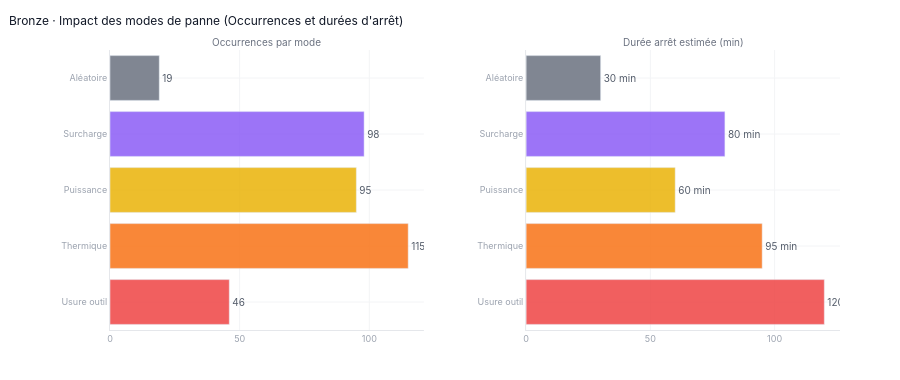

This figure's notebook cell:
### Code cell
# ── Plot 7 : Impact des modes de panne ───────────────────────
print("\n── Plot 7 : Impact des modes de panne — Occurrences et durées ──")

modes_labels = ['Usure outil', 'Thermique', 'Puissance', 'Surcharge', 'Aléatoire']
modes_cols   = ['TWF', 'HDF', 'PWF', 'OSF', 'RNF']
occurrences  = [int(df[m].sum()) for m in modes_cols]
durees_moy   = [120, 95, 60, 80, 30]
couleurs     = ['#ef4444','#f97316','#eab308','#8b5cf6','#6b7280']

fig7 = make_subplots(
    rows=1, cols=2,
    subplot_titles=['Occurrences par mode', 'Durée arrêt estimée (min)'],
    horizontal_spacing=0.14
)

for i, (label, occ, duree, color) in enumerate(
        zip(modes_labels, occurrences, durees_moy, couleurs)):
    fig7.add_trace(go.Bar(
        y=[label], x=[occ], orientation='h',
        marker_color=color, opacity=0.85,
        text=[str(occ)], textposition='outside',
        textfont=dict(size=10),
        name=label, showlegend=False,
        hovertemplate=f'<b>{label}</b><br>Occurrences : {occ}<extra></extra>'
    ), row=1, col=1)

    fig7.add_trace(go.Bar(
        y=[label], x=[duree], orientation='h',
        marker_color=color, opacity=0.85,
        text=[f'{duree} min'], textposition='outside',
        textfont=dict(size=10),
        name=label, showlegend=False,
        hovertemplate=f'<b>{label}</b><br>Durée : {duree} min<extra></extra>'
    ), row=1, col=2)

fig7.update_layout(
    **LAYOUT,
    title=dict(text='Bronze · Impact des modes de panne (Occurrences et durées d\'arrêt)',
               font=dict(size=12, color='#111827'), x=0.01),
    height=380,
    margin=dict(l=110, r=60, t=50, b=50),
    barmode='group'
)
fig7.update_xaxes(gridcolor='#f3f4f6', linecolor='#e5e7eb',
                  tickfont=dict(size=9, color='#9ca3af'))
fig7.update_yaxes(gridcolor='#f3f4f6', linecolor='#e5e7eb',
                  tickfont=dict(size=9, color='#9ca3af'))
for ann in fig7.layout.annotations:
    ann.font.update(size=10, color='#6b7280')

fig7.show()
save_fig(fig7, 'plot7_failure_impact')

### Figure 1 — Plotly figure (JSON) as saved in the notebook; plotly's stock layout.template omitted (floating-point values rounded to 4 significant figures)
{"data": [{"hovertemplate": "<b>Usure outil</b><br>Occurrences : 46<extra></extra>", "marker": {"color": "#ef4444"}, "name": "Usure outil", "opacity": 0.85, "orientation": "h", "showlegend": false, "text": ["46"], "textfont": {"size": 10}, "textposition": "outside", "type": "bar", "x": [46], "xaxis": "x", "y": ["Usure outil"], "yaxis": "y"}, {"hovertemplate": "<b>Usure outil</b><br>Durée : 120 min<extra></extra>", "marker": {"color": "#ef4444"}, "name": "Usure outil", "opacity": 0.85, "orientation": "h", "showlegend": false, "text": ["120 min"], "textfont": {"size": 10}, "textposition": "outside", "type": "bar", "x": [120], "xaxis": "x2", "y": ["Usure outil"], "yaxis": "y2"}, {"hovertemplate": "<b>Thermique</b><br>Occurrences : 115<extra></extra>", "marker": {"color": "#f97316"}, "name": "Thermique", "opacity": 0.85, "orientation": "h", "showlegend": false, "text": ["115"], "textfont": {"size": 10}, "textposition": "outside", "type": "bar", "x": [115], "xaxis": "x", "y": ["Thermique"], "yaxis": "y"}, {"hovertemplate": "<b>Thermique</b><br>Durée : 95 min<extra></extra>", "marker": {"color": "#f97316"}, "name": "Thermique", "opacity": 0.85, "orientation": "h", "showlegend": false, "text": ["95 min"], "textfont": {"size": 10}, "textposition": "outside", "type": "bar", "x": [95], "xaxis": "x2", "y": ["Thermique"], "yaxis": "y2"}, {"hovertemplate": "<b>Puissance</b><br>Occurrences : 95<extra></extra>", "marker": {"color": "#eab308"}, "name": "Puissance", "opacity": 0.85, "orientation": "h", "showlegend": false, "text": ["95"], "textfont": {"size": 10}, "textposition": "outside", "type": "bar", "x": [95], "xaxis": "x", "y": ["Puissance"], "yaxis": "y"}, {"hovertemplate": "<b>Puissance</b><br>Durée : 60 min<extra></extra>", "marker": {"color": "#eab308"}, "name": "Puissance", "opacity": 0.85, "orientation": "h", "showlegend": false, "text": ["60 min"], "textfont": {"size": 10}, "textposition": "outside", "type": "bar", "x": [60], "xaxis": "x2", "y": ["Puissance"], "yaxis": "y2"}, {"hovertemplate": "<b>Surcharge</b><br>Occurrences : 98<extra></extra>", "marker": {"color": "#8b5cf6"}, "name": "Surcharge", "opacity": 0.85, "orientation": "h", "showlegend": false, "text": ["98"], "textfont": {"size": 10}, "textposition": "outside", "type": "bar", "x": [98], "xaxis": "x", "y": ["Surcharge"], "yaxis": "y"}, {"hovertemplate": "<b>Surcharge</b><br>Durée : 80 min<extra></extra>", "marker": {"color": "#8b5cf6"}, "name": "Surcharge", "opacity": 0.85, "orientation": "h", "showlegend": false, "text": ["80 min"], "textfont": {"size": 10}, "textposition": "outside", "type": "bar", "x": [80], "xaxis": "x2", "y": ["Surcharge"], "yaxis": "y2"}, {"hovertemplate": "<b>Aléatoire</b><br>Occurrences : 19<extra></extra>", "marker": {"color": "#6b7280"}, "name": "Aléatoire", "opacity": 0.85, "orientation": "h", "showlegend": false, "text": ["19"], "textfont": {"size": 10}, "textposition": "outside", "type": "bar", "x": [19], "xaxis": "x", "y": ["Aléatoire"], "yaxis": "y"}, {"hovertemplate": "<b>Aléatoire</b><br>Durée : 30 min<extra></extra>", "marker": {"color": "#6b7280"}, "name": "Aléatoire", "opacity": 0.85, "orientation": "h", "showlegend": false, "text": ["30 min"], "textfont": {"size": 10}, "textposition": "outside", "type": "bar", "x": [30], "xaxis": "x2", "y": ["Aléatoire"], "yaxis": "y2"}], "layout": {"annotations": [{"font": {"color": "#6b7280", "size": 10}, "showarrow": false, "text": "Occurrences par mode", "x": 0.215, "xanchor": "center", "xref": "paper", "y": 1, "yanchor": "bottom", "yref": "paper"}, {"font": {"color": "#6b7280", "size": 10}, "showarrow": false, "text": "Durée arrêt estimée (min)", "x": 0.785, "xanchor": "center", "xref": "paper", "y": 1, "yanchor": "bottom", "yref": "paper"}], "barmode": "group", "font": {"color": "#374151", "family": "Inter, sans-serif", "size": 11}, "height": 380, "hoverlabel": {"bgcolor": "#1f2937", "font": {"color": "#f9fafb", "size": 11}}, "margin": {"b": 50, "l": 110, "r": 60, "t": 50}, "paper_bgcolor": "#ffffff", "plot_bgcolor": "#ffffff", "title": {"font": {"color": "#111827", "size": 12}, "text": "Bronze · Impact des modes de panne (Occurrences et durées d'arrêt)", "x": 0.01}, "xaxis": {"anchor": "y", "domain": [0, 0.43], "gridcolor": "#f3f4f6", "linecolor": "#e5e7eb", "tickfont": {"color": "#9ca3af", "size": 9}}, "xaxis2": {"anchor": "y2", "domain": [0.57, 1], "gridcolor": "#f3f4f6", "linecolor": "#e5e7eb", "tickfont": {"color": "#9ca3af", "size": 9}}, "yaxis": {"anchor": "x", "domain": [0, 1], "gridcolor": "#f3f4f6", "linecolor": "#e5e7eb", "tickfont": {"color": "#9ca3af", "size": 9}}, "yaxis2": {"anchor": "x2", "domain": [0, 1], "gridcolor": "#f3f4f6", "linecolor": "#e5e7eb", "tickfont": {"color": "#9ca3af", "size": 9}}}}
